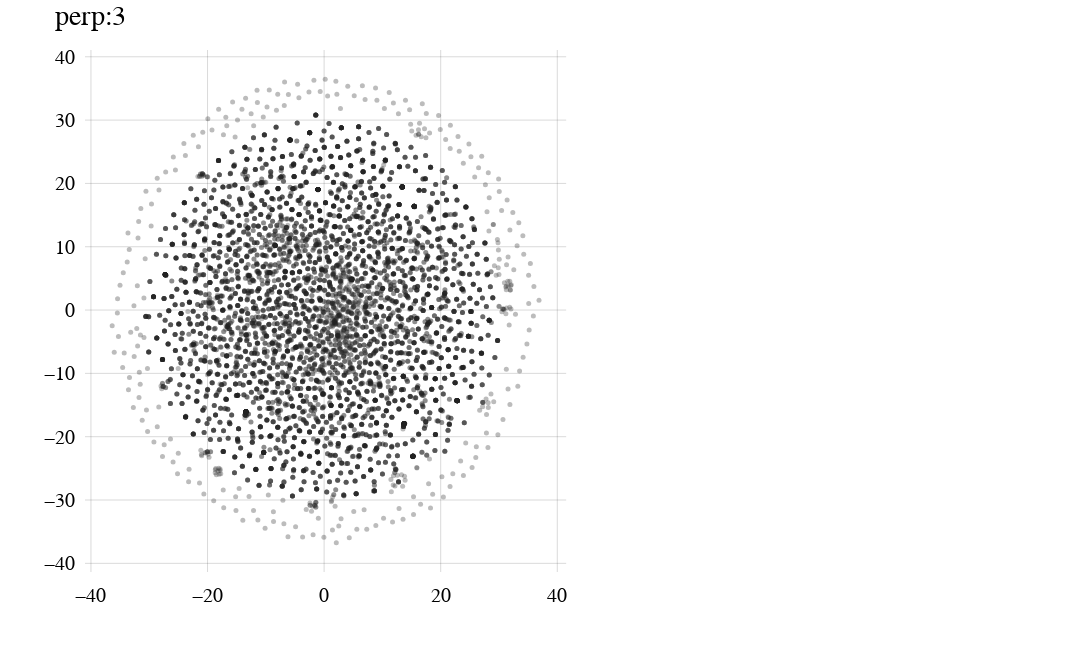
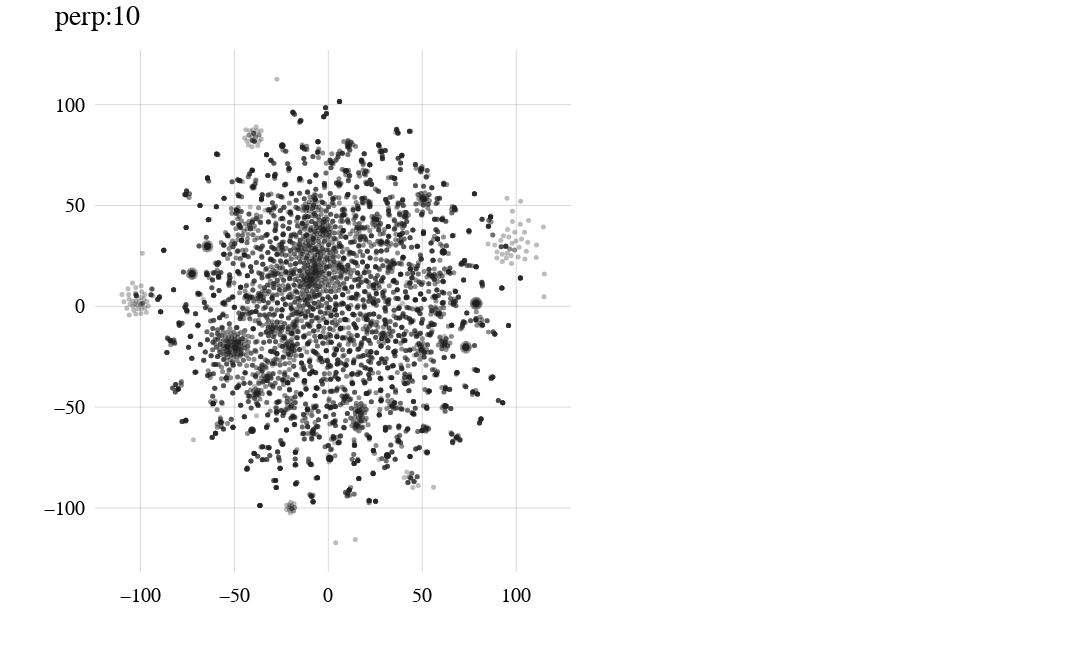
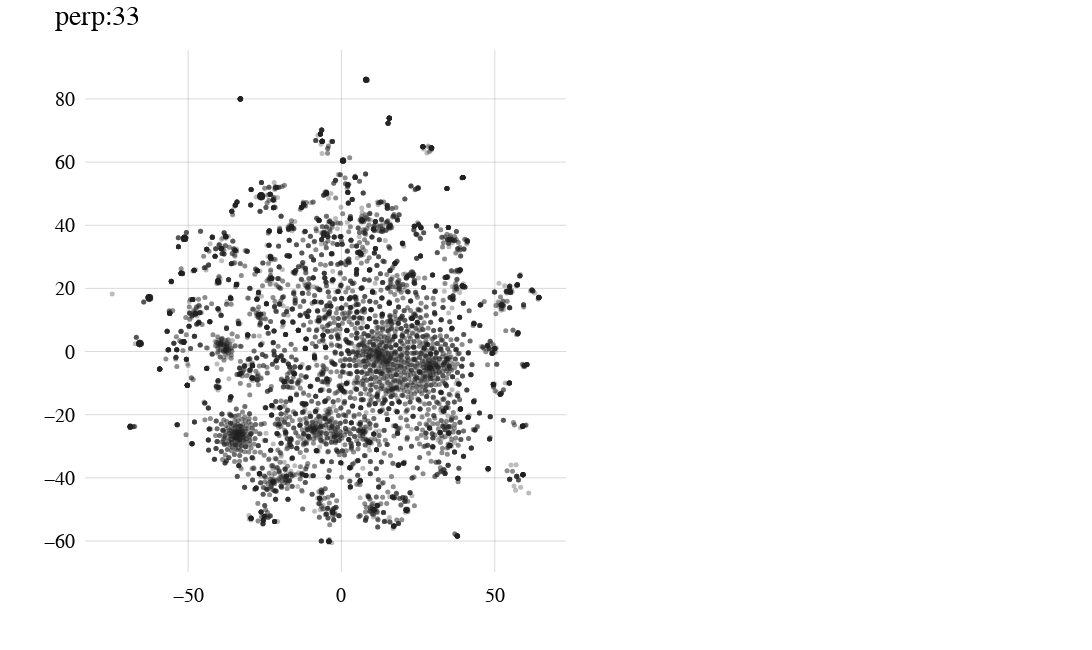
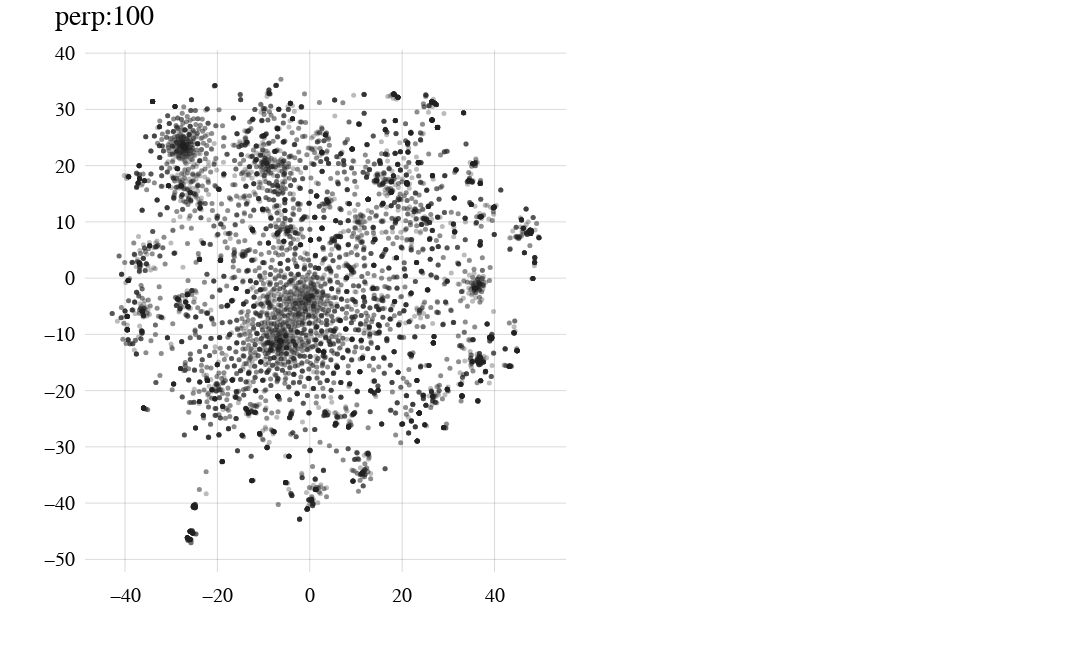

The cell these charts' notebook holds for them, in order:
### Code cell
def try_one(perp):
    model = TSNE(n_components=2, learning_rate='auto', init="random", perplexity=perp, metric="precomputed")
    positions = model.fit_transform(cosdis)

    def make_traces():
        s, o = 5, 0.3
        return [
            go.Scatter(
                x=[x for x, y in positions],
                y=[y for x, y in positions],
                mode='markers',
                marker=dict(
                    size=s,
                    color='#222222',
                    opacity=o
                ),
                # name=f"markers: Other N={len(oth)}"
            ),
        ]

    fig = sp.make_subplots(
        rows=1, cols=2, shared_xaxes=True, shared_yaxes=True, horizontal_spacing=0.02,
        # x_title="% Completeness"
    )
    for i, tr in enumerate(make_traces()):
        fig.add_trace(tr, row=1, col=i+1)
    _layout = layout.copy()
    _layout.update(dict(
        xaxis=dict(title="", **axis_desc),
        yaxis=dict(title="", **axis_desc),
    ))
    fig.update_annotations(font_size=24)
    fig.update_layout(go.Layout(title=f"perp:{perp}", **_layout))
    fig.show()

    save(f"tsne_p{perp}", positions)

for p in [3, 10, 33, 100, 500, 1000]:
    try_one(p)

### Figure 1 — Plotly figure (JSON) as saved in the notebook; plotly's stock layout.template omitted (floating-point values rounded to 4 significant figures; data arrays with more than 128 entries replaced by an {"elided": "..."} marker saying what was removed)
{"data": [{"marker": {"color": "#222222", "opacity": 0.3, "size": 5}, "mode": "markers", "type": "scatter", "x": {"elided": "9849 float values"}, "xaxis": "x", "y": {"elided": "9849 float values"}, "yaxis": "y"}], "layout": {"autosize": false, "font": {"color": "black", "family": "Times New Roman", "size": 20}, "height": 650, "margin": {"b": 25, "l": 25, "pad": 5, "r": 25, "t": 50}, "plot_bgcolor": "white", "title": {"text": "perp:3"}, "width": 1400, "xaxis": {"anchor": "y", "domain": [0, 0.49], "gridcolor": "rgba(0, 0, 0, 0.15)", "linecolor": "rgba(0, 0, 0, 0)", "title": {"text": ""}, "zerolinecolor": "rgba(0, 0, 0, 0.15)", "zerolinewidth": 1}, "xaxis2": {"anchor": "y2", "domain": [0.51, 1], "gridcolor": "rgba(0, 0, 0, 0.15)", "linecolor": "rgba(0, 0, 0, 0)", "zerolinecolor": "rgba(0, 0, 0, 0.15)", "zerolinewidth": 1}, "yaxis": {"anchor": "x", "domain": [0, 1], "gridcolor": "rgba(0, 0, 0, 0.15)", "linecolor": "rgba(0, 0, 0, 0)", "title": {"text": ""}, "zerolinecolor": "rgba(0, 0, 0, 0.15)", "zerolinewidth": 1}, "yaxis2": {"anchor": "x2", "domain": [0, 1], "gridcolor": "rgba(0, 0, 0, 0.15)", "linecolor": "rgba(0, 0, 0, 0)", "matches": "y", "showticklabels": false, "zerolinecolor": "rgba(0, 0, 0, 0.15)", "zerolinewidth": 1}}}

### Figure 2 — Plotly figure (JSON) as saved in the notebook; plotly's stock layout.template omitted (floating-point values rounded to 4 significant figures; data arrays with more than 128 entries replaced by an {"elided": "..."} marker saying what was removed)
{"data": [{"marker": {"color": "#222222", "opacity": 0.3, "size": 5}, "mode": "markers", "type": "scatter", "x": {"elided": "9849 float values"}, "xaxis": "x", "y": {"elided": "9849 float values"}, "yaxis": "y"}], "layout": {"autosize": false, "font": {"color": "black", "family": "Times New Roman", "size": 20}, "height": 650, "margin": {"b": 25, "l": 25, "pad": 5, "r": 25, "t": 50}, "plot_bgcolor": "white", "title": {"text": "perp:10"}, "width": 1400, "xaxis": {"anchor": "y", "domain": [0, 0.49], "gridcolor": "rgba(0, 0, 0, 0.15)", "linecolor": "rgba(0, 0, 0, 0)", "title": {"text": ""}, "zerolinecolor": "rgba(0, 0, 0, 0.15)", "zerolinewidth": 1}, "xaxis2": {"anchor": "y2", "domain": [0.51, 1], "gridcolor": "rgba(0, 0, 0, 0.15)", "linecolor": "rgba(0, 0, 0, 0)", "zerolinecolor": "rgba(0, 0, 0, 0.15)", "zerolinewidth": 1}, "yaxis": {"anchor": "x", "domain": [0, 1], "gridcolor": "rgba(0, 0, 0, 0.15)", "linecolor": "rgba(0, 0, 0, 0)", "title": {"text": ""}, "zerolinecolor": "rgba(0, 0, 0, 0.15)", "zerolinewidth": 1}, "yaxis2": {"anchor": "x2", "domain": [0, 1], "gridcolor": "rgba(0, 0, 0, 0.15)", "linecolor": "rgba(0, 0, 0, 0)", "matches": "y", "showticklabels": false, "zerolinecolor": "rgba(0, 0, 0, 0.15)", "zerolinewidth": 1}}}

### Figure 3 — Plotly figure (JSON) as saved in the notebook; plotly's stock layout.template omitted (floating-point values rounded to 4 significant figures; data arrays with more than 128 entries replaced by an {"elided": "..."} marker saying what was removed)
{"data": [{"marker": {"color": "#222222", "opacity": 0.3, "size": 5}, "mode": "markers", "type": "scatter", "x": {"elided": "9849 float values"}, "xaxis": "x", "y": {"elided": "9849 float values"}, "yaxis": "y"}], "layout": {"autosize": false, "font": {"color": "black", "family": "Times New Roman", "size": 20}, "height": 650, "margin": {"b": 25, "l": 25, "pad": 5, "r": 25, "t": 50}, "plot_bgcolor": "white", "title": {"text": "perp:33"}, "width": 1400, "xaxis": {"anchor": "y", "domain": [0, 0.49], "gridcolor": "rgba(0, 0, 0, 0.15)", "linecolor": "rgba(0, 0, 0, 0)", "title": {"text": ""}, "zerolinecolor": "rgba(0, 0, 0, 0.15)", "zerolinewidth": 1}, "xaxis2": {"anchor": "y2", "domain": [0.51, 1], "gridcolor": "rgba(0, 0, 0, 0.15)", "linecolor": "rgba(0, 0, 0, 0)", "zerolinecolor": "rgba(0, 0, 0, 0.15)", "zerolinewidth": 1}, "yaxis": {"anchor": "x", "domain": [0, 1], "gridcolor": "rgba(0, 0, 0, 0.15)", "linecolor": "rgba(0, 0, 0, 0)", "title": {"text": ""}, "zerolinecolor": "rgba(0, 0, 0, 0.15)", "zerolinewidth": 1}, "yaxis2": {"anchor": "x2", "domain": [0, 1], "gridcolor": "rgba(0, 0, 0, 0.15)", "linecolor": "rgba(0, 0, 0, 0)", "matches": "y", "showticklabels": false, "zerolinecolor": "rgba(0, 0, 0, 0.15)", "zerolinewidth": 1}}}

### Figure 4 — Plotly figure (JSON) as saved in the notebook; plotly's stock layout.template omitted (floating-point values rounded to 4 significant figures; data arrays with more than 128 entries replaced by an {"elided": "..."} marker saying what was removed)
{"data": [{"marker": {"color": "#222222", "opacity": 0.3, "size": 5}, "mode": "markers", "type": "scatter", "x": {"elided": "9849 float values"}, "xaxis": "x", "y": {"elided": "9849 float values"}, "yaxis": "y"}], "layout": {"autosize": false, "font": {"color": "black", "family": "Times New Roman", "size": 20}, "height": 650, "margin": {"b": 25, "l": 25, "pad": 5, "r": 25, "t": 50}, "plot_bgcolor": "white", "title": {"text": "perp:100"}, "width": 1400, "xaxis": {"anchor": "y", "domain": [0, 0.49], "gridcolor": "rgba(0, 0, 0, 0.15)", "linecolor": "rgba(0, 0, 0, 0)", "title": {"text": ""}, "zerolinecolor": "rgba(0, 0, 0, 0.15)", "zerolinewidth": 1}, "xaxis2": {"anchor": "y2", "domain": [0.51, 1], "gridcolor": "rgba(0, 0, 0, 0.15)", "linecolor": "rgba(0, 0, 0, 0)", "zerolinecolor": "rgba(0, 0, 0, 0.15)", "zerolinewidth": 1}, "yaxis": {"anchor": "x", "domain": [0, 1], "gridcolor": "rgba(0, 0, 0, 0.15)", "linecolor": "rgba(0, 0, 0, 0)", "title": {"text": ""}, "zerolinecolor": "rgba(0, 0, 0, 0.15)", "zerolinewidth": 1}, "yaxis2": {"anchor": "x2", "domain": [0, 1], "gridcolor": "rgba(0, 0, 0, 0.15)", "linecolor": "rgba(0, 0, 0, 0)", "matches": "y", "showticklabels": false, "zerolinecolor": "rgba(0, 0, 0, 0.15)", "zerolinewidth": 1}}}
